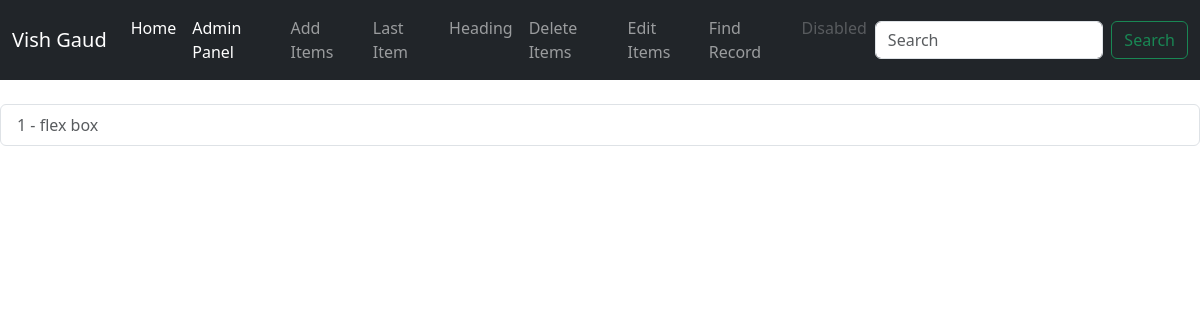
The page /heading/ on the database as committed earlier.
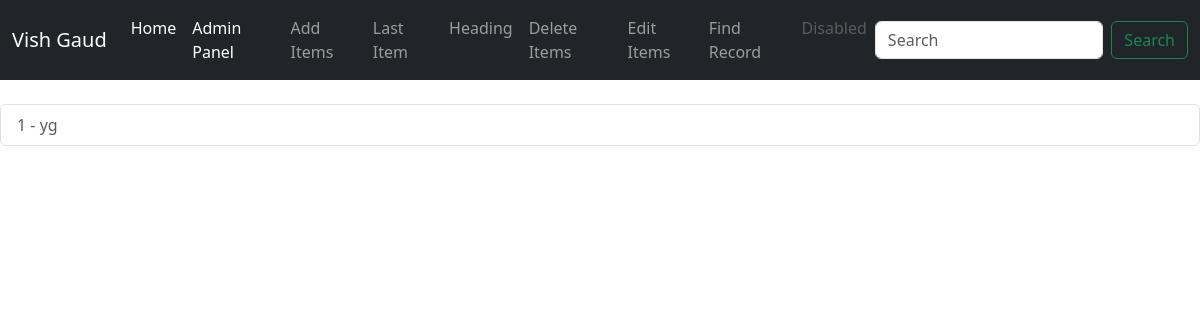
The same page on the database as committed later.
### study_place/models.py (models this page shows, shortened)
class StudyRecords(models.Model):
  usr_head = models.CharField(max_length=100)
  usr_heading = models.CharField(max_length=100)
  usr_description = models.CharField(max_length=100)
  usr_code_box = models.CharField(max_length=1000)
  usr_filearc = models.FileField(upload_to="store/")

### study_place/views.py (the view)
# urls.py: path('heading/', views.heading, name="heading"),
def heading(request):
  head = StudyRecords.objects.all()
  pt = "studyPlace/html/heading.html"
  dt = {
    "head":head,
  }
  return render(request, pt, dt)

### study_place/templates/studyPlace/html/heading.html
{% extends 'base.html' %}
{% block container %}
{% include 'studyPlace/html/header.html' %}
{% if head %}
{% for data in head %}
<ul class="list-group">
  <li class="list-group-item disabled">{{data.pk}} - {{data.usr_heading}}</li>
</ul>
{% endfor %}
{% endif %}
{% endblock container %}

Rows that differ between the two databases and show on the page:
changed StudyRecords id 1: usr_heading "flex box" → "yg"
